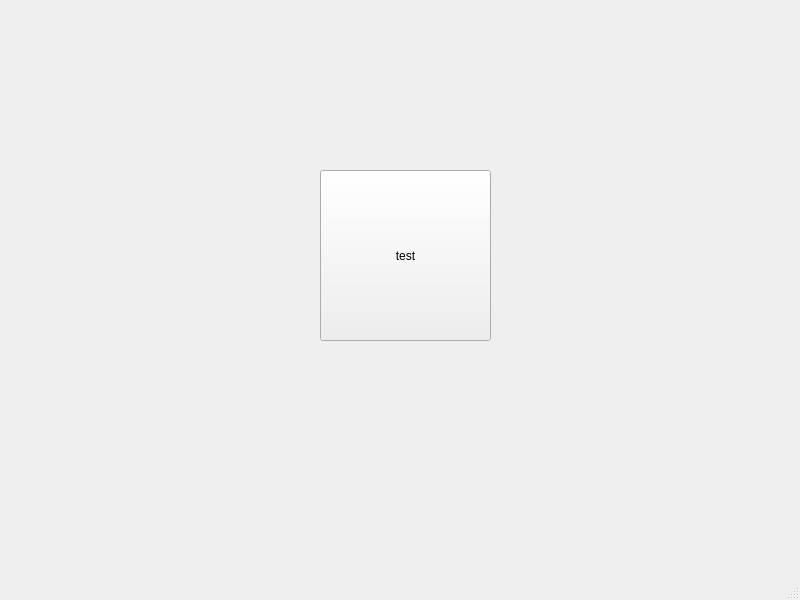
<?xml version="1.0" encoding="UTF-8"?>
<ui version="4.0">
 <class>MainWindow</class>
 <widget class="QMainWindow" name="MainWindow">
  <property name="geometry">
   <rect>
    <x>0</x>
    <y>0</y>
    <width>800</width>
    <height>600</height>
   </rect>
  </property>
  <property name="windowTitle">
   <string>MainWindow</string>
  </property>
  <widget class="QWidget" name="centralwidget">
   <widget class="QPushButton" name="pushButton">
    <property name="geometry">
     <rect>
      <x>320</x>
      <y>170</y>
      <width>171</width>
      <height>171</height>
     </rect>
    </property>
    <property name="text">
     <string>test</string>
    </property>
   </widget>
  </widget>
  <widget class="QMenuBar" name="menubar">
   <property name="geometry">
    <rect>
     <x>0</x>
     <y>0</y>
     <width>800</width>
     <height>26</height>
    </rect>
   </property>
  </widget>
  <widget class="QStatusBar" name="statusbar"/>
 </widget>
 <resources/>
 <connections/>
</ui>
